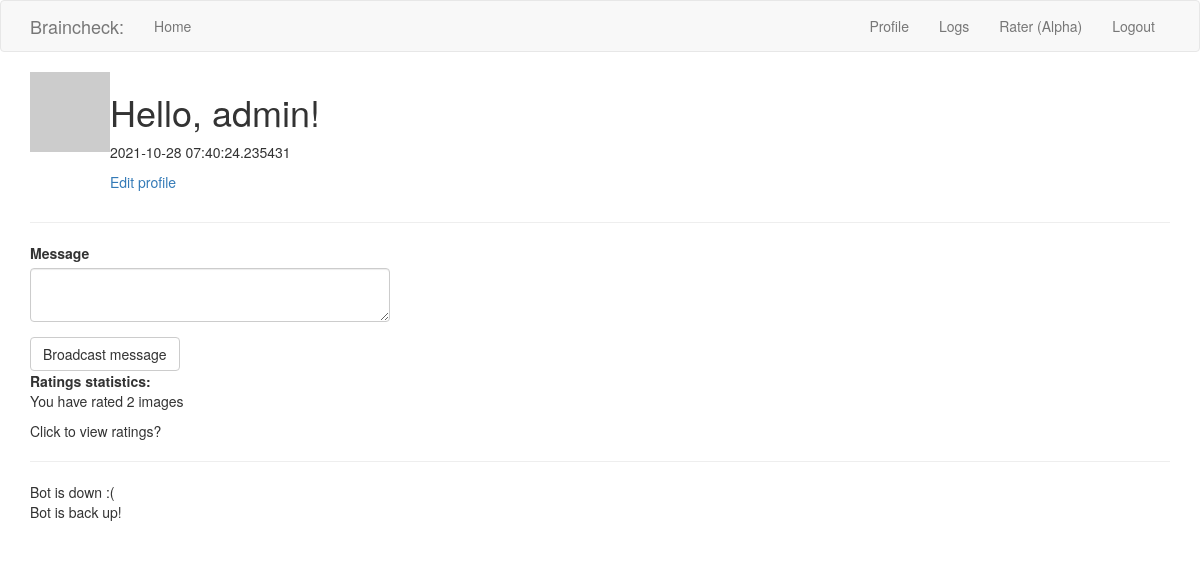
Before: /user/admin (signed in) with the older database file.
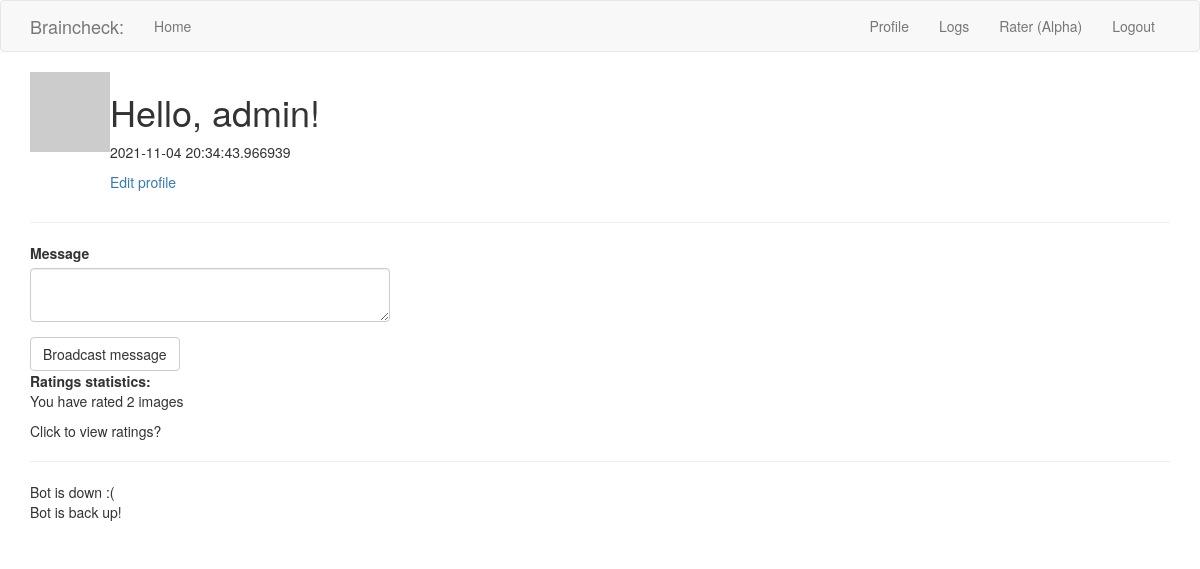
After: the same page with the newer database file.
### app/models.py (models this page shows, shortened)
class Usernames(db.Model, UserMixin):
    __tablename__ = 'usernames'
    id = db.Column(db.Integer, primary_key=True)
    username = db.Column(db.String, index=True, unique=True)
    pass_hash = db.Column(db.String)
    about_me = db.Column(db.String(140))
    last_seen = db.Column(db.DateTime, default=datetime.utcnow)
    broadcasts = db.relationship('Broadcasts', backref='mod', lazy='dynamic')
    scan_ratings = db.relationship('ScanRater', backref='scan_rater', lazy = 'dynamic')
    def avatar(self, size):
        digest = md5(self.username.lower().encode('utf-8')).hexdigest()
        return 'https://gravatar.com/avatar/{}?d=identicon&s={}'.format(digest, size)

class Broadcasts(db.Model):
    __tablename__ = 'broadcasts'
    id = db.Column(db.Integer, primary_key=True)
    broadcast = db.Column(db.String, nullable=False)
    timestamp = db.Column(db.DateTime, index=True, default=datetime.utcnow)
    user_id = db.Column(db.Integer, db.ForeignKey('usernames.id'))

### app/routes.py (the view)
@app.route('/user/<username>', methods=['GET', 'POST'])
@login_required
def user(username):
    user = Usernames.query.filter_by(username=username).first_or_404()
    announcements = db.session.query(Broadcasts).all()
    form = Notifications()
    if form.validate_on_submit():
        message = Broadcasts(broadcast=form.notif.data)
        db.session.add(message)
        db.session.commit()
        flash('Message has been sent to the site.')
        return redirect(url_for('user', username=current_user.username))
    user_ratings = db.session.query(Usernames.username, db.func.count(Usernames.id)).\
        join(Usernames.scan_ratings).group_by(Usernames.id).all()
    user_ratings = {user:num for user,num in user_ratings}
    return render_template('user.html', user=user, announcements=announcements, form=form, user_ratings=user_ratings)

### app/forms.py
class Notifications(FlaskForm):
    notif = TextAreaField('Message', validators=[DataRequired()])
    submit = SubmitField('Broadcast message')

### app/models.py (called while the page is built)
@login.user_loader
def load_user(id):
    return Usernames.query.get(int(id))

### app/routes.py (called while the page is built)
@app.before_request
def before_request():
    if current_user.is_authenticated:
        current_user.last_seen = datetime.utcnow()
        db.session.commit()

### app/templates/user.html (shortened to what this page needs)
{% extends "base.html" %}
{% import 'bootstrap/wtf.html' as wtf %}
{% block app_content %}
    <table>
        <tr valign="top">
            <td><img src="{{ user.avatar(128) }}"></td>
            <td>
                <h1>Hello, {{ user.username }}!</h1>
                {% if user.last_seen %}<p>{{ user.last_seen }}</p>{% endif %}
                {% if user == current_user %}
                <p>
                    <a href="{{ url_for('edit_profile') }}">Edit profile</a>
                </p>
                {% endif %}
            </td>
        </tr>
    </table>
    {% if current_user.username == 'admin' %}
    <hr>
    <div class='row'>
        <div class="col-md-4">
            {{ wtf.quick_form(form) }}
        </div>
    </div>
    {% endif %}
    <div>
        <b>Ratings statistics: </b>
        {% if current_user.username in user_ratings.keys() %}
        <p>You have rated {{ user_ratings[current_user.username] }} images</p>
        {% else %}
        <p>You haven't rated any images yet! <a href="{{ url_for('rater') }}">Go rate some now!</a></p>
        {% endif %}
        <p>Click to view ratings?</p>
    </div>
    <hr>
    {% for announcement in announcements %}
        {{ announcement.broadcast }} <br>
    {% endfor %} <br>
{% endblock %}

### app/templates/base.html (shortened to what this page needs)
{% extends "bootstrap/base.html" %}
{% block navbar %}
    <nav class="navbar navbar-default">
        <div class="container">
            <div class="navbar-header">
                <a class="navbar-brand" href="{{ url_for('home_page') }}">Braincheck:</a>
            </div>
            <div class="collapse navbar-collapse" id="bs-example-navbar-collapse-1">
                <ul class="nav navbar-nav">
                    <li><a href="{{ url_for('home_page') }}">Home</a></li>
                </ul>
                <ul class="nav navbar-nav navbar-right">
                    {% if current_user.is_anonymous %}
                    <li><a href="{{ url_for('login') }}">Login</a></li>
                    {% else %}
                    {% if current_user.username == 'admin' %}<li><a href="{{ url_for('user', username=current_user.username) }}">Profile</a></li>{% endif %}
                    <li><a href="{{ url_for('logs') }}">Logs</a></li>
                    <li><a href="{{ url_for('rater') }}">Rater (Alpha)</a></li>
                    <li><a href="{{ url_for('logout') }}">Logout</a></li>
                    {% endif %}
                </ul>
            </div>
        </div>
    </nav>
{% endblock %}
{% block content %}
<div class="container">
    {% block app_content %}{% endblock %}
</div>
{% endblock %}

Changed rows visible on the page:
changed Usernames "admin": last_seen "2021-10-28 07:40:24.235431" → "2021-11-04 20:34:43.966939"
